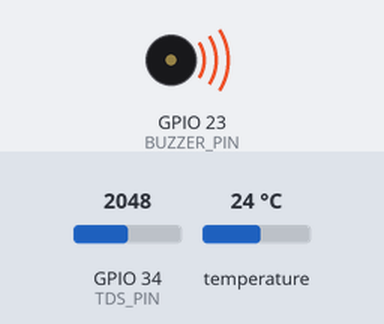
Recording of a sketch running on a simulated ESP32. Shown: buzzer (waves = sounding, pin HIGH). Inputs (shaded band) come from the test bench; at power-on: temperature 24 °C, GPIO 34 (TDS_PIN) = 2048 (analog values on the 0–4095 scale). WiFi joins after 1.5 s; servers stay silent unless stated; what the sketch prints to the serial monitor is not drawn.

Above: at 3.5 s.
3.6 s: temperature set to 28.2 °C
6.6 s: temperature set to 29.1 °C
At 8.4 s:
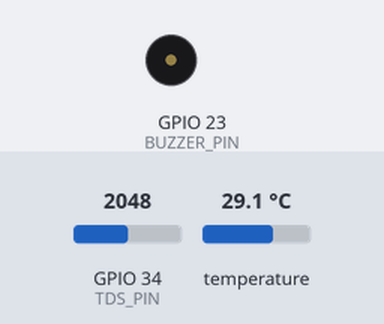
10.6 s: temperature set to 12 °C
At 11.5 s:
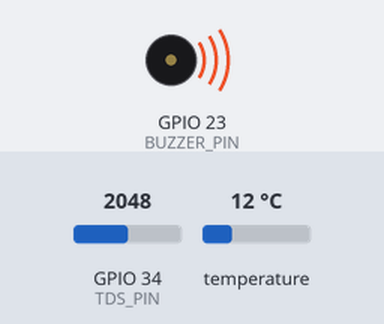
12.6 s: temperature set to 33 °C
At 14.2 s:
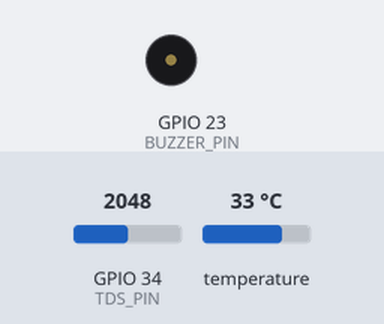
Timing chart, 0 to 15.6 s (numbered marks = the images above; inputs shaded):
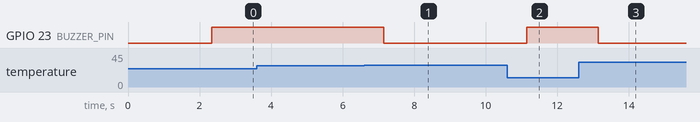

The sketch:

AquaHealth_ESP32_WiFi.ino
```cpp
#include <WiFi.h>
#include <WebServer.h>
#include <OneWire.h>
#include <DallasTemperature.h>

// =====================================
// WIFI SETTINGS
// =====================================

const char* WIFI_SSID = "YOUR_WIFI_NAME";
const char* WIFI_PASSWORD = "YOUR_WIFI_PASSWORD";

// =====================================
// SENSOR PINS
// =====================================

#define TDS_PIN 34
#define TEMP_PIN 4
#define BUZZER_PIN 23

const bool BUZZER_ACTIVE_LOW = false;

// Demonstration alert threshold only
const float DANGER_TDS = 600.0;

// =====================================
// SENSOR OBJECTS
// =====================================

OneWire oneWire(TEMP_PIN);
DallasTemperature tempSensor(&oneWire);

WebServer server(80);

// =====================================
// VARIABLES
// =====================================

float temperatureC = 25.0;
float tdsValue = 0.0;

bool realTemperatureFound = false;
bool dangerous = false;

int analogValue = 0;

unsigned long lastSensorRead = 0;
unsigned long lastTempUpdate = 0;

float simulatedTemp = 25.0;

// =====================================
// BUZZER
// =====================================

void buzzerOn() {
  digitalWrite(BUZZER_PIN,
    BUZZER_ACTIVE_LOW ? LOW : HIGH);
}

void buzzerOff() {
  digitalWrite(BUZZER_PIN,
    BUZZER_ACTIVE_LOW ? HIGH : LOW);
}

// =====================================
// SIMULATED TEMPERATURE
// Changes every 60 seconds
// Only used if DS18B20 is not detected
// =====================================

void updateSimulatedTemperature() {

  if (millis() - lastTempUpdate >= 60000) {

    lastTempUpdate = millis();

    simulatedTemp += 0.2;

    if (simulatedTemp > 25.8) {
      simulatedTemp = 25.0;
    }
  }
}

// =====================================
// READ TEMPERATURE
// =====================================

void readTemperature() {

  tempSensor.requestTemperatures();

  float temp = tempSensor.getTempCByIndex(0);

  if (temp != DEVICE_DISCONNECTED_C &&
      temp > -55 && temp < 125) {

    temperatureC = temp;
    realTemperatureFound = true;

  } else {

    realTemperatureFound = false;

    updateSimulatedTemperature();

    temperatureC = simulatedTemp;
  }
}

// =====================================
// READ TDS
// =====================================

void readTDS() {

  // Average 10 ADC samples
  long total = 0;

  for (int i = 0; i < 10; i++) {
    total += analogRead(TDS_PIN);
    delay(5);
  }

  analogValue = total / 10;

  float voltage =
    analogReadMilliVolts(TDS_PIN) / 1000.0;

  float compensationCoefficient =
    1.0 + 0.02 * (temperatureC - 25.0);

  float compensatedVoltage =
    voltage / compensationCoefficient;

  // Approximate TDS calculation
  float v = compensatedVoltage;

  float calculatedTDS =
    (133.42 * v * v * v
     - 255.86 * v * v
     + 857.39 * v) * 0.5;

  if (calculatedTDS < 0) {
    calculatedTDS = 0;
  }

  tdsValue = calculatedTDS;
}

// =====================================
// READ ALL SENSORS
// =====================================

void readSensors() {

  readTemperature();

  readTDS();

  dangerous = (tdsValue > DANGER_TDS);

  if (dangerous) {
    buzzerOn();
  } else {
    buzzerOff();
  }
}

// =====================================
// ROOT WEB PAGE
// =====================================

void handleRoot() {

  server.sendHeader(
    "Access-Control-Allow-Origin", "*");

  server.send(
    200,
    "text/plain",
    "AquaHealth ESP32 is online!"
  );
}

// =====================================
// SEND JSON TO AQUAHEALTH DASHBOARD
// =====================================

void handleReadings() {

  String json = "{";

  json += "\"tdsRaw\":";
  json += String(analogValue);
  json += ",";

  json += "\"tdsPpmEstimate\":";
  json += String(tdsValue, 1);
  json += ",";

  // True means a displayable temperature exists.
  json += "\"temperatureValid\":true,";

  json += "\"temperatureC\":";
  json += String(temperatureC, 1);
  json += ",";

  json += "\"temperatureSimulated\":";
  json += (realTemperatureFound ? "false" : "true");
  json += ",";

  json += "\"buzzerOn\":";
  json += (dangerous ? "true" : "false");

  json += "}";

  server.sendHeader(
    "Access-Control-Allow-Origin", "*");

  server.sendHeader(
    "Cache-Control", "no-store");

  server.send(
    200,
    "application/json",
    json
  );
}

// =====================================
// SETUP
// =====================================

void setup() {

  Serial.begin(115200);

  pinMode(BUZZER_PIN, OUTPUT);
  buzzerOff();

  analogReadResolution(12);

  analogSetPinAttenuation(
    TDS_PIN, ADC_11db);

  tempSensor.begin();

  Serial.println();
  Serial.println("===== AQUAHEALTH SYSTEM =====");

  // Connect Wi-Fi
  WiFi.mode(WIFI_STA);

  WiFi.begin(
    WIFI_SSID,
    WIFI_PASSWORD
  );

  Serial.print("Connecting to Wi-Fi");

  int attempts = 0;

  while (WiFi.status() != WL_CONNECTED &&
         attempts < 40) {

    delay(500);
    Serial.print(".");

    attempts++;
  }

  if (WiFi.status() == WL_CONNECTED) {

    Serial.println();
    Serial.println("Wi-Fi connected!");

    Serial.print("ESP32 IP address: ");
    Serial.println(WiFi.localIP());

    server.on("/", HTTP_GET, handleRoot);

    server.on(
      "/api/readings",
      HTTP_GET,
      handleReadings
    );

    server.begin();

    Serial.println(
      "AquaHealth web server started!");

  } else {

    Serial.println();
    Serial.println("Wi-Fi connection failed!");
  }

  readSensors();

  lastSensorRead = millis();
  lastTempUpdate = millis();
}

// =====================================
// MAIN LOOP
// =====================================

void loop() {

  if (WiFi.status() == WL_CONNECTED) {
    server.handleClient();
  }

  if (millis() - lastSensorRead >= 2000) {

    lastSensorRead = millis();

    readSensors();

    Serial.println("-----------------------------");

    Serial.print("Temperature: ");
    Serial.print(temperatureC, 1);
    Serial.print(" C");

    if (realTemperatureFound) {
      Serial.println(" (DS18B20)");
    } else {
      Serial.println(" (SIMULATED)");
    }

    Serial.print("TDS Analog: ");
    Serial.println(analogValue);

    Serial.print("Estimated TDS: ");
    Serial.print(tdsValue, 1);
    Serial.println(" ppm");

    Serial.print("BUZZER: ");
    Serial.println(dangerous ? "ON" : "OFF");

    Serial.println("-----------------------------");
  }
}
```

Measured:
- the behaviour switches between 28.6 and 28.7 °C on temperature (found by bisection; images 0 and 1)
- after the input at 3.6 s, every drawn part: stays the same
- after the input at 6.6 s, GPIO 23 (BUZZER_PIN): HIGH → LOW after 0.55 s
- after the input at 10.6 s, GPIO 23 (BUZZER_PIN): LOW → HIGH after 0.55 s
- after the input at 12.6 s, GPIO 23 (BUZZER_PIN): HIGH → LOW after 0.55 s
